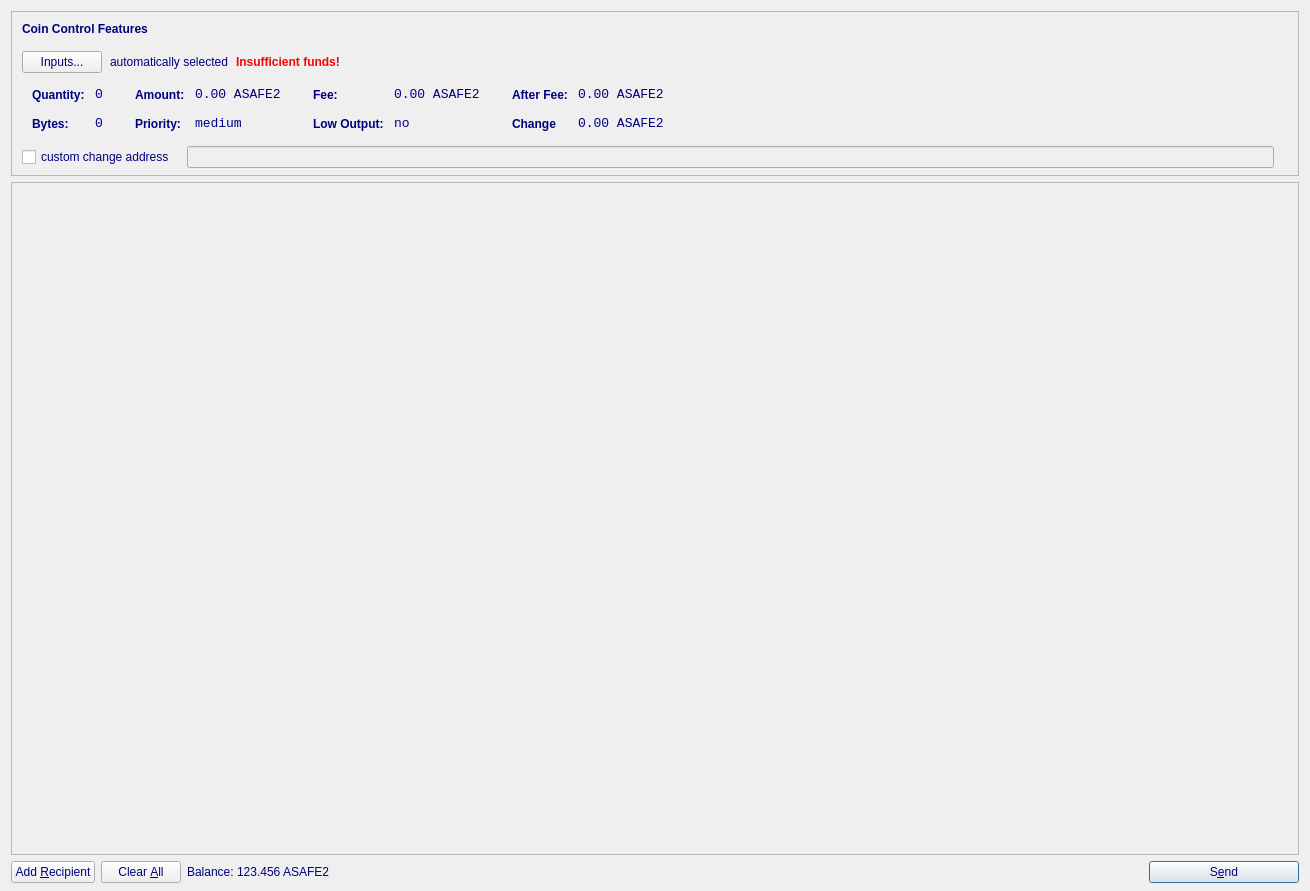
<?xml version="1.0" encoding="UTF-8"?>
<ui version="4.0">
 <class>SendCoinsDialog</class>
 <widget class="QDialog" name="SendCoinsDialog">
  <property name="geometry">
   <rect>
    <x>0</x>
    <y>0</y>
    <width>1310</width>
    <height>891</height>
   </rect>
  </property>
  <property name="windowTitle">
   <string>Send Coins</string>
  </property>
  <property name="styleSheet">
   <string notr="true">background-image: url(:/images/as2);
color: rgb(0, 0, 127);</string>
  </property>
  <layout class="QVBoxLayout" name="verticalLayout" stretch="0,1,0">
   <property name="bottomMargin">
    <number>8</number>
   </property>
   <item>
    <widget class="QFrame" name="frameCoinControl">
     <property name="sizePolicy">
      <sizepolicy hsizetype="Expanding" vsizetype="Expanding">
       <horstretch>0</horstretch>
       <verstretch>0</verstretch>
      </sizepolicy>
     </property>
     <property name="maximumSize">
      <size>
       <width>16777215</width>
       <height>16777215</height>
      </size>
     </property>
     <property name="frameShape">
      <enum>QFrame::StyledPanel</enum>
     </property>
     <property name="frameShadow">
      <enum>QFrame::Sunken</enum>
     </property>
     <layout class="QVBoxLayout" name="verticalLayoutCoinControl2">
      <property name="spacing">
       <number>6</number>
      </property>
      <property name="leftMargin">
       <number>0</number>
      </property>
      <property name="topMargin">
       <number>0</number>
      </property>
      <property name="rightMargin">
       <number>0</number>
      </property>
      <property name="bottomMargin">
       <number>6</number>
      </property>
      <item>
       <layout class="QVBoxLayout" name="verticalLayoutCoinControl" stretch="0,0,0,0,1">
        <property name="spacing">
         <number>0</number>
        </property>
        <property name="leftMargin">
         <number>10</number>
        </property>
        <property name="topMargin">
         <number>10</number>
        </property>
        <item>
         <layout class="QHBoxLayout" name="horizontalLayoutCoinControl1">
          <property name="bottomMargin">
           <number>15</number>
          </property>
          <item>
           <widget class="QLabel" name="labelCoinControlFeatures">
            <property name="sizePolicy">
             <sizepolicy hsizetype="Preferred" vsizetype="Maximum">
              <horstretch>0</horstretch>
              <verstretch>0</verstretch>
             </sizepolicy>
            </property>
            <property name="font">
             <font>
              <weight>75</weight>
              <bold>true</bold>
             </font>
            </property>
            <property name="styleSheet">
             <string notr="true">font-weight:bold;</string>
            </property>
            <property name="text">
             <string>Coin Control Features</string>
            </property>
           </widget>
          </item>
         </layout>
        </item>
        <item>
         <layout class="QHBoxLayout" name="horizontalLayoutCoinControl2" stretch="0,0,0,0">
          <property name="spacing">
           <number>8</number>
          </property>
          <property name="bottomMargin">
           <number>10</number>
          </property>
          <item>
           <widget class="QPushButton" name="pushButtonCoinControl">
            <property name="styleSheet">
             <string notr="true"/>
            </property>
            <property name="text">
             <string>Inputs...</string>
            </property>
           </widget>
          </item>
          <item>
           <widget class="QLabel" name="labelCoinControlAutomaticallySelected">
            <property name="text">
             <string>automatically selected</string>
            </property>
            <property name="margin">
             <number>5</number>
            </property>
           </widget>
          </item>
          <item>
           <widget class="QLabel" name="labelCoinControlInsuffFunds">
            <property name="font">
             <font>
              <weight>75</weight>
              <bold>true</bold>
             </font>
            </property>
            <property name="styleSheet">
             <string notr="true">color:red;font-weight:bold;</string>
            </property>
            <property name="text">
             <string>Insufficient funds!</string>
            </property>
            <property name="margin">
             <number>5</number>
            </property>
           </widget>
          </item>
          <item>
           <spacer name="horizontalSpacerCoinControl">
            <property name="orientation">
             <enum>Qt::Horizontal</enum>
            </property>
            <property name="sizeHint" stdset="0">
             <size>
              <width>40</width>
              <height>1</height>
             </size>
            </property>
           </spacer>
          </item>
         </layout>
        </item>
        <item>
         <widget class="QWidget" name="widgetCoinControl" native="true">
          <property name="sizePolicy">
           <sizepolicy hsizetype="Preferred" vsizetype="Preferred">
            <horstretch>0</horstretch>
            <verstretch>0</verstretch>
           </sizepolicy>
          </property>
          <property name="minimumSize">
           <size>
            <width>0</width>
            <height>0</height>
           </size>
          </property>
          <property name="styleSheet">
           <string notr="true"/>
          </property>
          <layout class="QHBoxLayout" name="horizontalLayoutCoinControl5">
           <property name="leftMargin">
            <number>0</number>
           </property>
           <property name="topMargin">
            <number>0</number>
           </property>
           <property name="rightMargin">
            <number>0</number>
           </property>
           <property name="bottomMargin">
            <number>0</number>
           </property>
           <item>
            <layout class="QHBoxLayout" name="horizontalLayoutCoinControl3" stretch="0,0,0,1">
             <property name="spacing">
              <number>20</number>
             </property>
             <property name="topMargin">
              <number>0</number>
             </property>
             <property name="bottomMargin">
              <number>10</number>
             </property>
             <item>
              <layout class="QFormLayout" name="formLayoutCoinControl1">
               <property name="horizontalSpacing">
                <number>10</number>
               </property>
               <property name="verticalSpacing">
                <number>14</number>
               </property>
               <property name="leftMargin">
                <number>10</number>
               </property>
               <property name="topMargin">
                <number>4</number>
               </property>
               <property name="rightMargin">
                <number>6</number>
               </property>
               <item row="0" column="0">
                <widget class="QLabel" name="labelCoinControlQuantityText">
                 <property name="styleSheet">
                  <string notr="true">font-weight:bold;</string>
                 </property>
                 <property name="text">
                  <string>Quantity:</string>
                 </property>
                 <property name="margin">
                  <number>0</number>
                 </property>
                </widget>
               </item>
               <item row="0" column="1">
                <widget class="QLabel" name="labelCoinControlQuantity">
                 <property name="font">
                  <font>
                   <family>Monospace</family>
                   <pointsize>10</pointsize>
                  </font>
                 </property>
                 <property name="cursor">
                  <cursorShape>IBeamCursor</cursorShape>
                 </property>
                 <property name="contextMenuPolicy">
                  <enum>Qt::ActionsContextMenu</enum>
                 </property>
                 <property name="text">
                  <string>0</string>
                 </property>
                 <property name="margin">
                  <number>0</number>
                 </property>
                 <property name="textInteractionFlags">
                  <set>Qt::LinksAccessibleByMouse|Qt::TextSelectableByKeyboard|Qt::TextSelectableByMouse</set>
                 </property>
                </widget>
               </item>
               <item row="1" column="0">
                <widget class="QLabel" name="labelCoinControlBytesText">
                 <property name="styleSheet">
                  <string notr="true">font-weight:bold;</string>
                 </property>
                 <property name="text">
                  <string>Bytes:</string>
                 </property>
                </widget>
               </item>
               <item row="1" column="1">
                <widget class="QLabel" name="labelCoinControlBytes">
                 <property name="font">
                  <font>
                   <family>Monospace</family>
                   <pointsize>10</pointsize>
                  </font>
                 </property>
                 <property name="cursor">
                  <cursorShape>IBeamCursor</cursorShape>
                 </property>
                 <property name="contextMenuPolicy">
                  <enum>Qt::ActionsContextMenu</enum>
                 </property>
                 <property name="text">
                  <string>0</string>
                 </property>
                 <property name="textInteractionFlags">
                  <set>Qt::LinksAccessibleByMouse|Qt::TextSelectableByKeyboard|Qt::TextSelectableByMouse</set>
                 </property>
                </widget>
               </item>
              </layout>
             </item>
             <item>
              <layout class="QFormLayout" name="formLayoutCoinControl2">
               <property name="horizontalSpacing">
                <number>10</number>
               </property>
               <property name="verticalSpacing">
                <number>14</number>
               </property>
               <property name="leftMargin">
                <number>6</number>
               </property>
               <property name="topMargin">
                <number>4</number>
               </property>
               <property name="rightMargin">
                <number>6</number>
               </property>
               <item row="0" column="0">
                <widget class="QLabel" name="labelCoinControlAmountText">
                 <property name="styleSheet">
                  <string notr="true">font-weight:bold;</string>
                 </property>
                 <property name="text">
                  <string>Amount:</string>
                 </property>
                 <property name="margin">
                  <number>0</number>
                 </property>
                </widget>
               </item>
               <item row="0" column="1">
                <widget class="QLabel" name="labelCoinControlAmount">
                 <property name="font">
                  <font>
                   <family>Monospace</family>
                   <pointsize>10</pointsize>
                  </font>
                 </property>
                 <property name="cursor">
                  <cursorShape>IBeamCursor</cursorShape>
                 </property>
                 <property name="contextMenuPolicy">
                  <enum>Qt::ActionsContextMenu</enum>
                 </property>
                 <property name="text">
                  <string>0.00 ASAFE2</string>
                 </property>
                 <property name="textInteractionFlags">
                  <set>Qt::LinksAccessibleByMouse|Qt::TextSelectableByKeyboard|Qt::TextSelectableByMouse</set>
                 </property>
                </widget>
               </item>
               <item row="1" column="0">
                <widget class="QLabel" name="labelCoinControlPriorityText">
                 <property name="styleSheet">
                  <string notr="true">font-weight:bold;</string>
                 </property>
                 <property name="text">
                  <string>Priority:</string>
                 </property>
                </widget>
               </item>
               <item row="1" column="1">
                <widget class="QLabel" name="labelCoinControlPriority">
                 <property name="font">
                  <font>
                   <family>Monospace</family>
                   <pointsize>10</pointsize>
                  </font>
                 </property>
                 <property name="cursor">
                  <cursorShape>IBeamCursor</cursorShape>
                 </property>
                 <property name="contextMenuPolicy">
                  <enum>Qt::ActionsContextMenu</enum>
                 </property>
                 <property name="text">
                  <string>medium</string>
                 </property>
                 <property name="textInteractionFlags">
                  <set>Qt::LinksAccessibleByMouse|Qt::TextSelectableByKeyboard|Qt::TextSelectableByMouse</set>
                 </property>
                </widget>
               </item>
              </layout>
             </item>
             <item>
              <layout class="QFormLayout" name="formLayoutCoinControl3">
               <property name="horizontalSpacing">
                <number>10</number>
               </property>
               <property name="verticalSpacing">
                <number>14</number>
               </property>
               <property name="leftMargin">
                <number>6</number>
               </property>
               <property name="topMargin">
                <number>4</number>
               </property>
               <property name="rightMargin">
                <number>6</number>
               </property>
               <item row="0" column="0">
                <widget class="QLabel" name="labelCoinControlFeeText">
                 <property name="styleSheet">
                  <string notr="true">font-weight:bold;</string>
                 </property>
                 <property name="text">
                  <string>Fee:</string>
                 </property>
                 <property name="margin">
                  <number>0</number>
                 </property>
                </widget>
               </item>
               <item row="0" column="1">
                <widget class="QLabel" name="labelCoinControlFee">
                 <property name="font">
                  <font>
                   <family>Monospace</family>
                   <pointsize>10</pointsize>
                  </font>
                 </property>
                 <property name="cursor">
                  <cursorShape>IBeamCursor</cursorShape>
                 </property>
                 <property name="contextMenuPolicy">
                  <enum>Qt::ActionsContextMenu</enum>
                 </property>
                 <property name="text">
                  <string>0.00 ASAFE2</string>
                 </property>
                 <property name="textInteractionFlags">
                  <set>Qt::LinksAccessibleByMouse|Qt::TextSelectableByKeyboard|Qt::TextSelectableByMouse</set>
                 </property>
                </widget>
               </item>
               <item row="1" column="0">
                <widget class="QLabel" name="labelCoinControlLowOutputText">
                 <property name="styleSheet">
                  <string notr="true">font-weight:bold;</string>
                 </property>
                 <property name="text">
                  <string>Low Output:</string>
                 </property>
                </widget>
               </item>
               <item row="1" column="1">
                <widget class="QLabel" name="labelCoinControlLowOutput">
                 <property name="font">
                  <font>
                   <family>Monospace</family>
                   <pointsize>10</pointsize>
                  </font>
                 </property>
                 <property name="cursor">
                  <cursorShape>IBeamCursor</cursorShape>
                 </property>
                 <property name="contextMenuPolicy">
                  <enum>Qt::ActionsContextMenu</enum>
                 </property>
                 <property name="text">
                  <string>no</string>
                 </property>
                 <property name="textInteractionFlags">
                  <set>Qt::LinksAccessibleByMouse|Qt::TextSelectableByKeyboard|Qt::TextSelectableByMouse</set>
                 </property>
                </widget>
               </item>
              </layout>
             </item>
             <item>
              <layout class="QFormLayout" name="formLayoutCoinControl4">
               <property name="horizontalSpacing">
                <number>10</number>
               </property>
               <property name="verticalSpacing">
                <number>14</number>
               </property>
               <property name="leftMargin">
                <number>6</number>
               </property>
               <property name="topMargin">
                <number>4</number>
               </property>
               <property name="rightMargin">
                <number>6</number>
               </property>
               <item row="0" column="0">
                <widget class="QLabel" name="labelCoinControlAfterFeeText">
                 <property name="styleSheet">
                  <string notr="true">font-weight:bold;</string>
                 </property>
                 <property name="text">
                  <string>After Fee:</string>
                 </property>
                 <property name="margin">
                  <number>0</number>
                 </property>
                </widget>
               </item>
               <item row="0" column="1">
                <widget class="QLabel" name="labelCoinControlAfterFee">
                 <property name="font">
                  <font>
                   <family>Monospace</family>
                   <pointsize>10</pointsize>
                  </font>
                 </property>
                 <property name="cursor">
                  <cursorShape>IBeamCursor</cursorShape>
                 </property>
                 <property name="contextMenuPolicy">
                  <enum>Qt::ActionsContextMenu</enum>
                 </property>
                 <property name="text">
                  <string>0.00 ASAFE2</string>
                 </property>
                 <property name="textInteractionFlags">
                  <set>Qt::LinksAccessibleByMouse|Qt::TextSelectableByKeyboard|Qt::TextSelectableByMouse</set>
                 </property>
                </widget>
               </item>
               <item row="1" column="0">
                <widget class="QLabel" name="labelCoinControlChangeText">
                 <property name="styleSheet">
                  <string notr="true">font-weight:bold;</string>
                 </property>
                 <property name="text">
                  <string>Change</string>
                 </property>
                </widget>
               </item>
               <item row="1" column="1">
                <widget class="QLabel" name="labelCoinControlChange">
                 <property name="font">
                  <font>
                   <family>Monospace</family>
                   <pointsize>10</pointsize>
                  </font>
                 </property>
                 <property name="cursor">
                  <cursorShape>IBeamCursor</cursorShape>
                 </property>
                 <property name="contextMenuPolicy">
                  <enum>Qt::ActionsContextMenu</enum>
                 </property>
                 <property name="text">
                  <string>0.00 ASAFE2</string>
                 </property>
                 <property name="textInteractionFlags">
                  <set>Qt::LinksAccessibleByMouse|Qt::TextSelectableByKeyboard|Qt::TextSelectableByMouse</set>
                 </property>
                </widget>
               </item>
              </layout>
             </item>
            </layout>
           </item>
          </layout>
         </widget>
        </item>
        <item>
         <layout class="QHBoxLayout" name="horizontalLayoutCoinControl4" stretch="0,0,0">
          <property name="spacing">
           <number>12</number>
          </property>
          <property name="sizeConstraint">
           <enum>QLayout::SetDefaultConstraint</enum>
          </property>
          <property name="topMargin">
           <number>5</number>
          </property>
          <property name="rightMargin">
           <number>5</number>
          </property>
          <item>
           <widget class="QCheckBox" name="checkBoxCoinControlChange">
            <property name="text">
             <string>custom change address</string>
            </property>
           </widget>
          </item>
          <item>
           <widget class="QLineEdit" name="lineEditCoinControlChange">
            <property name="enabled">
             <bool>false</bool>
            </property>
            <property name="sizePolicy">
             <sizepolicy hsizetype="Expanding" vsizetype="Fixed">
              <horstretch>0</horstretch>
              <verstretch>0</verstretch>
             </sizepolicy>
            </property>
           </widget>
          </item>
          <item>
           <widget class="QLabel" name="labelCoinControlChangeLabel">
            <property name="sizePolicy">
             <sizepolicy hsizetype="Preferred" vsizetype="Expanding">
              <horstretch>0</horstretch>
              <verstretch>0</verstretch>
             </sizepolicy>
            </property>
            <property name="minimumSize">
             <size>
              <width>0</width>
              <height>0</height>
             </size>
            </property>
            <property name="text">
             <string/>
            </property>
            <property name="margin">
             <number>3</number>
            </property>
           </widget>
          </item>
         </layout>
        </item>
        <item>
         <spacer name="verticalSpacerCoinControl">
          <property name="orientation">
           <enum>Qt::Vertical</enum>
          </property>
          <property name="sizeHint" stdset="0">
           <size>
            <width>800</width>
            <height>1</height>
           </size>
          </property>
         </spacer>
        </item>
       </layout>
      </item>
     </layout>
    </widget>
   </item>
   <item>
    <widget class="QScrollArea" name="scrollArea">
     <property name="widgetResizable">
      <bool>true</bool>
     </property>
     <widget class="QWidget" name="scrollAreaWidgetContents">
      <property name="geometry">
       <rect>
        <x>0</x>
        <y>0</y>
        <width>1290</width>
        <height>663</height>
       </rect>
      </property>
      <layout class="QVBoxLayout" name="verticalLayout_2">
       <property name="leftMargin">
        <number>0</number>
       </property>
       <property name="topMargin">
        <number>0</number>
       </property>
       <property name="rightMargin">
        <number>0</number>
       </property>
       <property name="bottomMargin">
        <number>0</number>
       </property>
       <item>
        <layout class="QVBoxLayout" name="entries">
         <property name="spacing">
          <number>6</number>
         </property>
        </layout>
       </item>
       <item>
        <spacer name="verticalSpacer">
         <property name="orientation">
          <enum>Qt::Vertical</enum>
         </property>
         <property name="sizeHint" stdset="0">
          <size>
           <width>20</width>
           <height>40</height>
          </size>
         </property>
        </spacer>
       </item>
      </layout>
     </widget>
    </widget>
   </item>
   <item>
    <layout class="QHBoxLayout" name="horizontalLayout">
     <item>
      <widget class="QPushButton" name="addButton">
       <property name="toolTip">
        <string>Send to multiple recipients at once</string>
       </property>
       <property name="text">
        <string>Add &amp;Recipient</string>
       </property>
       <property name="icon">
        <iconset resource="../bitcoin.qrc">
         <normaloff>:/icons/add</normaloff>:/icons/add</iconset>
       </property>
       <property name="autoDefault">
        <bool>false</bool>
       </property>
      </widget>
     </item>
     <item>
      <widget class="QPushButton" name="clearButton">
       <property name="sizePolicy">
        <sizepolicy hsizetype="Minimum" vsizetype="Fixed">
         <horstretch>0</horstretch>
         <verstretch>0</verstretch>
        </sizepolicy>
       </property>
       <property name="toolTip">
        <string>Remove all transaction fields</string>
       </property>
       <property name="text">
        <string>Clear &amp;All</string>
       </property>
       <property name="icon">
        <iconset resource="../bitcoin.qrc">
         <normaloff>:/icons/remove</normaloff>:/icons/remove</iconset>
       </property>
       <property name="autoRepeatDelay">
        <number>300</number>
       </property>
       <property name="autoDefault">
        <bool>false</bool>
       </property>
      </widget>
     </item>
     <item>
      <layout class="QHBoxLayout" name="horizontalLayout_2">
       <property name="spacing">
        <number>3</number>
       </property>
       <item>
        <widget class="QLabel" name="label">
         <property name="sizePolicy">
          <sizepolicy hsizetype="Preferred" vsizetype="Fixed">
           <horstretch>0</horstretch>
           <verstretch>0</verstretch>
          </sizepolicy>
         </property>
         <property name="text">
          <string>Balance:</string>
         </property>
        </widget>
       </item>
       <item>
        <widget class="QLabel" name="labelBalance">
         <property name="sizePolicy">
          <sizepolicy hsizetype="Preferred" vsizetype="Fixed">
           <horstretch>0</horstretch>
           <verstretch>0</verstretch>
          </sizepolicy>
         </property>
         <property name="cursor">
          <cursorShape>IBeamCursor</cursorShape>
         </property>
         <property name="text">
          <string>123.456 ASAFE2</string>
         </property>
         <property name="textInteractionFlags">
          <set>Qt::LinksAccessibleByMouse|Qt::TextSelectableByKeyboard|Qt::TextSelectableByMouse</set>
         </property>
        </widget>
       </item>
      </layout>
     </item>
     <item>
      <spacer name="horizontalSpacer">
       <property name="orientation">
        <enum>Qt::Horizontal</enum>
       </property>
       <property name="sizeHint" stdset="0">
        <size>
         <width>40</width>
         <height>20</height>
        </size>
       </property>
      </spacer>
     </item>
     <item>
      <widget class="QPushButton" name="sendButton">
       <property name="minimumSize">
        <size>
         <width>150</width>
         <height>0</height>
        </size>
       </property>
       <property name="toolTip">
        <string>Confirm the send action</string>
       </property>
       <property name="text">
        <string>S&amp;end</string>
       </property>
       <property name="icon">
        <iconset resource="../bitcoin.qrc">
         <normaloff>:/icons/send</normaloff>:/icons/send</iconset>
       </property>
       <property name="default">
        <bool>true</bool>
       </property>
      </widget>
     </item>
    </layout>
   </item>
  </layout>
 </widget>
 <resources>
  <include location="../bitcoin.qrc"/>
 </resources>
 <connections/>
</ui>
